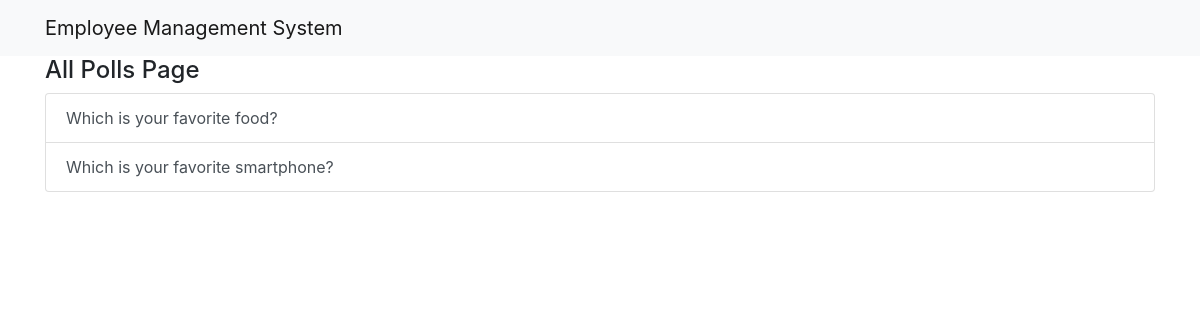
Screenshot of /polls/ with the database file from the repository.
### poll/models.py (models this page shows, shortened)
class Question(models.Model):
    title = models.TextField(null=True, blank=True)
    status = models.CharField(default='inactive', max_length=10)
    created_by = models.ForeignKey(User, null=True, blank=True, on_delete=models.CASCADE)
    start_date = models.DateTimeField(null=True, blank=True)
    end_date = models.DateTimeField(null=True, blank=True)
    created_at = models.DateTimeField(auto_now_add=True)
    updated_at = models.DateTimeField(auto_now=True)
    def __str__(self):
        return self.title

### poll/views.py (the view)
# urls.py: path('', index, name='polls_list'),
def index(request):
    questions = Question.objects.all()
    print("Questions ", questions)
    context = {}
    context['title'] = 'All Polls'
    context['questions'] = questions
    return render(request, 'poll/index.html', context)

### templates/poll/index.html
{% extends 'base.html' %}
{% block content %}
<h4>{{ title }} Page</h4>
{% if questions %}
    <ul class="list-group">
        {% for question in questions %}
            <a href="/polls/{{ question.id }}/details/" class="list-group-item list-group-item-action">{{ question.title }}</a>
        {% endfor %}
    </ul>
{% else %}
    <p>There is no question available.</p>
{% endif %}
{% endblock content %}

### rows the page displays
Question: title "Which is your favorite food?"
Question: title "Which is your favorite smartphone?"

### other values shown
{{ title }} "All Polls"
